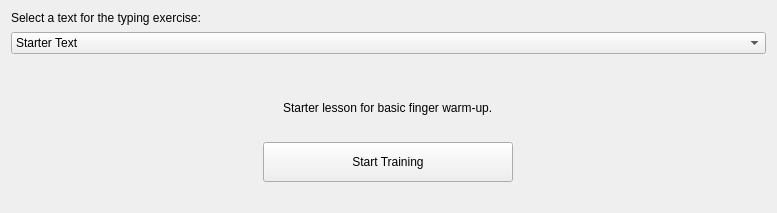
      <widget class="QWidget" name="pageStart">
       <layout class="QVBoxLayout" name="verticalLayout_3">
        <item>
         <layout class="QVBoxLayout" name="verticalLayout_2">
          <property name="spacing">
           <number>7</number>
          </property>
          <item alignment="Qt::AlignmentFlag::AlignLeft">
           <widget class="QLabel" name="label">
            <property name="sizePolicy">
             <sizepolicy hsizetype="Preferred" vsizetype="Preferred">
              <horstretch>0</horstretch>
              <verstretch>0</verstretch>
             </sizepolicy>
            </property>
            <property name="minimumSize">
             <size>
              <width>0</width>
              <height>0</height>
             </size>
            </property>
            <property name="maximumSize">
             <size>
              <width>16777215</width>
              <height>70</height>
             </size>
            </property>
            <property name="text">
             <string>Select a text for the typing exercise:</string>
            </property>
           </widget>
          </item>
          <item alignment="Qt::AlignmentFlag::AlignHCenter">
           <widget class="QComboBox" name="comboLesson">
            <property name="sizePolicy">
             <sizepolicy hsizetype="Preferred" vsizetype="Fixed">
              <horstretch>0</horstretch>
              <verstretch>0</verstretch>
             </sizepolicy>
            </property>
            <property name="minimumSize">
             <size>
              <width>755</width>
              <height>0</height>
             </size>
            </property>
            <property name="maximumSize">
             <size>
              <width>500</width>
              <height>16777215</height>
             </size>
            </property>
            <item>
             <property name="text">
              <string>Starter Text</string>
             </property>
            </item>
            <item>
             <property name="text">
              <string>Numbers and Symbols</string>
             </property>
            </item>
            <item>
             <property name="text">
              <string>Common Words Part 1</string>
             </property>
            </item>
            <item>
             <property name="text">
              <string>Common Words Part 2</string>
             </property>
            </item>
            <item>
             <property name="text">
              <string>Python Code Sample</string>
             </property>
            </item>
            <item>
             <property name="text">
              <string>Lorem Ipsum</string>
             </property>
            </item>
           </widget>
          </item>
          <item>
           <spacer name="verticalSpacer_4">
            <property name="orientation">
             <enum>Qt::Orientation::Vertical</enum>
            </property>
            <property name="sizeHint" stdset="0">
             <size>
              <width>20</width>
              <height>40</height>
             </size>
            </property>
           </spacer>
          </item>
          <item alignment="Qt::AlignmentFlag::AlignHCenter">
           <widget class="QLabel" name="labelLessonDescription">
            <property name="text">
             <string>Starter lesson for basic finger warm-up.</string>
            </property>
           </widget>
          </item>
          <item>
           <spacer name="verticalSpacer_3">
            <property name="orientation">
             <enum>Qt::Orientation::Vertical</enum>
            </property>
            <property name="sizeHint" stdset="0">
             <size>
              <width>20</width>
              <height>20</height>
             </size>
            </property>
           </spacer>
          </item>
          <item alignment="Qt::AlignmentFlag::AlignHCenter">
           <widget class="QPushButton" name="btnStartTraining">
            <property name="sizePolicy">
             <sizepolicy hsizetype="Minimum" vsizetype="Minimum">
              <horstretch>0</horstretch>
              <verstretch>0</verstretch>
             </sizepolicy>
            </property>
            <property name="minimumSize">
             <size>
              <width>250</width>
              <height>40</height>
             </size>
            </property>
            <property name="maximumSize">
             <size>
              <width>300</width>
              <height>40</height>
             </size>
            </property>
            <property name="layoutDirection">
             <enum>Qt::LayoutDirection::LeftToRight</enum>
            </property>
            <property name="text">
             <string>Start Training</string>
            </property>
           </widget>
          </item>
          <item>
           <spacer name="verticalSpacer_5">
            <property name="orientation">
             <enum>Qt::Orientation::Vertical</enum>
            </property>
            <property name="sizeType">
             <enum>QSizePolicy::Policy::Fixed</enum>
            </property>
            <property name="sizeHint" stdset="0">
             <size>
              <width>20</width>
              <height>20</height>
             </size>
            </property>
           </spacer>
          </item>
         </layout>
        </item>
       </layout>
      </widget>
